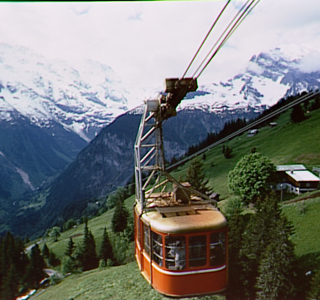
#> input picture python_image_manipulation/tp1/cablecar.BMP, 320 x 300 px
$ python exo.py
#> lines starting #> are read from the running program, lines starting #| are printed output that depends on the picture
import cv2
import numpy as np
import matplotlib.pyplot as plt

img = cv2.imread("cablecar.BMP")
#> img is the input picture: shape (300, 320, 3); mean B, G, R 117.6, 120, 117.9

if img is None:
    print("Error: image not loaded")
    exit()

gray = cv2.cvtColor(img, cv2.COLOR_BGR2GRAY)
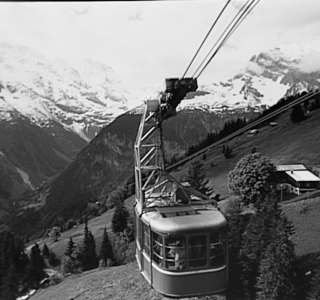
#> gray: shape (300, 320); min 0, max 252, mean 119.1

ycbcr = cv2.cvtColor(img, cv2.COLOR_BGR2YCrCb)
#> ycbcr: shape (300, 320, 3); mean of channels 0, 1, 2 119.1, 127.1, 127.2

hsv = cv2.cvtColor(img, cv2.COLOR_BGR2HSV)
#> hsv: shape (300, 320, 3); mean H, S, V 83.5, 91.2, 133.8


def add_borders(image, is_gray=False):
#> called with is_gray = True
    top = 20
    left = 20
    right = 20

    if is_gray:
        image = cv2.copyMakeBorder(
            image,
            top, 0, left, right,
            cv2.BORDER_CONSTANT,
            value=0
        )

        image[0:top, :] = 200
        image[:, 0:left] = 150
        image[:, -right:] = 0
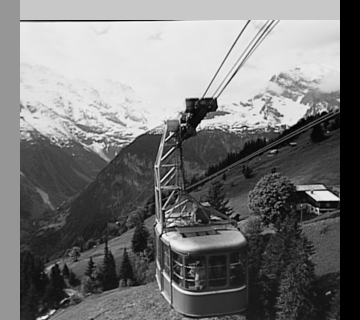
#> image: shape (320, 360); min 0, max 252, mean 118.7

    else:
        image = cv2.copyMakeBorder(
            image,
            top, 0, left, right,
            cv2.BORDER_CONSTANT,
            value=[0, 0, 0]
        )

        image[0:top, :] = [0, 255, 0]
        image[:, 0:left] = [0, 0, 255]
        image[:, -right:] = [0, 0, 0]

    return image


gray_b = add_borders(gray, is_gray=True)
ycbcr_b = add_borders(ycbcr)
#> call 2 of add_borders, with is_gray = False
#> in add_borders (call 2), `image[:, -right:] = [0, 0, 0]`:
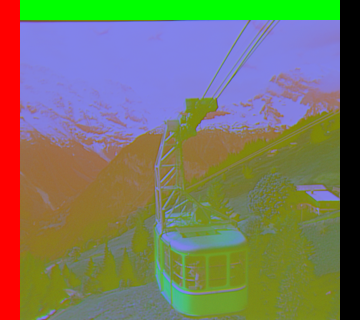
#> image: shape (320, 360, 3); mean of channels 0, 1, 2 99.2, 120.1, 120.1; drawn as B, G, R
hsv_b = add_borders(hsv)
#> call 3 of add_borders, with is_gray = False
#> in add_borders (call 3), `image = cv2.copyMakeBorder( image, top, 0, left, right, cv2.BORDER_CON..`:
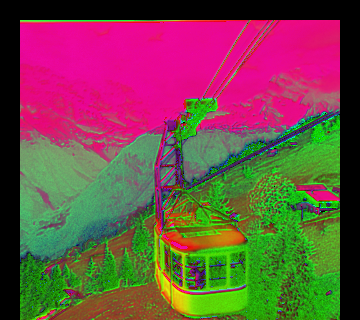
#> image: shape (320, 360, 3); mean of channels 0, 1, 2 69.6, 76, 111.5; drawn as B, G, R
#> in add_borders (call 3), `image[:, -right:] = [0, 0, 0]`:
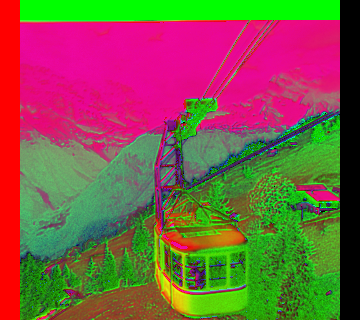
#> image: shape (320, 360, 3); mean of channels 0, 1, 2 69.6, 90.2, 125.7; drawn as B, G, R

ycbcr_rgb = cv2.cvtColor(ycbcr_b, cv2.COLOR_YCrCb2RGB)
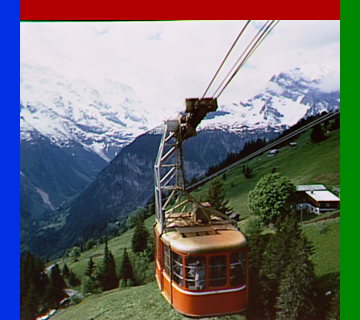
#> ycbcr_rgb: shape (320, 360, 3); mean R, G, B 108.1, 110.2, 110.5
hsv_rgb = cv2.cvtColor(hsv_b, cv2.COLOR_HSV2RGB)
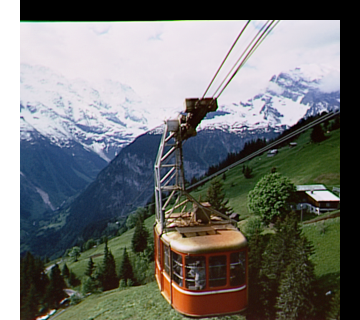
#> hsv_rgb: shape (320, 360, 3); mean R, G, B 112.1, 113.8, 112


fig, ax = plt.subplots(1, 3, figsize=(15,5))

ax[0].imshow(gray_b, cmap='gray')
ax[0].set_title("Grayscale")
ax[0].axis("off")

ax[1].imshow(ycbcr_rgb)
ax[1].set_title("YCbCr")
ax[1].axis("off")

ax[2].imshow(hsv_rgb)
ax[2].set_title("HSV")
ax[2].axis("off")

plt.show()
